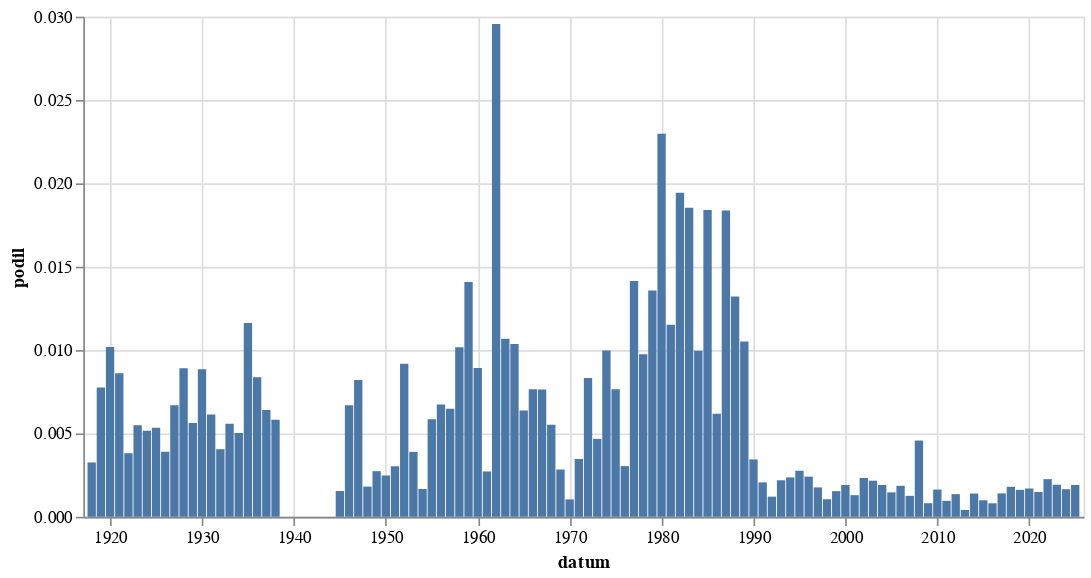

The cell this chart's notebook holds for it:
### Code cell
alt.Chart(
    hledej("Brno").to_pandas(),
    width = 600
).mark_bar(
).encode(
    alt.X('datum:T'),
    alt.Y('podil:Q')
)

### Figure 1 — Vega-Lite specification as saved in the notebook (floating-point values rounded to 4 significant figures)
{"config": {"view": {"continuousWidth": 300, "continuousHeight": 300}}, "data": {"name": "data-27615ba7d475d797d0bede7c10fa700f"}, "mark": {"type": "bar"}, "encoding": {"x": {"field": "datum", "type": "temporal"}, "y": {"field": "podil", "type": "quantitative"}}, "width": 600, "$schema": "https://vega.github.io/schema/vega-lite/v5.8.0.json", "datasets": {"data-27615ba7d475d797d0bede7c10fa700f": [{"datum": "1918-01-01T00:00:00", "text": 2, "text_right": 614, "podil": 0.003257, "co": "Brno"}, {"datum": "1919-01-01T00:00:00", "text": 27, "text_right": 3480, "podil": 0.007759, "co": "Brno"}, {"datum": "1920-01-01T00:00:00", "text": 49, "text_right": 4810, "podil": 0.01019, "co": "Brno"}, {"datum": "1921-01-01T00:00:00", "text": 57, "text_right": 6618, "podil": 0.008613, "co": "Brno"}, {"datum": "1922-01-01T00:00:00", "text": 24, "text_right": 6295, "podil": 0.003813, "co": "Brno"}, {"datum": "1923-01-01T00:00:00", "text": 25, "text_right": 4555, "podil": 0.005488, "co": "Brno"}, {"datum": "1924-01-01T00:00:00", "text": 26, "text_right": 5045, "podil": 0.005154, "co": "Brno"}, {"datum": "1925-01-01T00:00:00", "text": 21, "text_right": 3927, "podil": 0.005348, "co": "Brno"}, {"datum": "1926-01-01T00:00:00", "text": 23, "text_right": 5898, "podil": 0.0039, "co": "Brno"}, {"datum": "1927-01-01T00:00:00", "text": 36, "text_right": 5376, "podil": 0.006696, "co": "Brno"}, {"datum": "1928-01-01T00:00:00", "text": 45, "text_right": 5048, "podil": 0.008914, "co": "Brno"}, {"datum": "1929-01-01T00:00:00", "text": 18, "text_right": 3196, "podil": 0.005632, "co": "Brno"}, {"datum": "1930-01-01T00:00:00", "text": 56, "text_right": 6332, "podil": 0.008844, "co": "Brno"}, {"datum": "1931-01-01T00:00:00", "text": 30, "text_right": 4887, "podil": 0.006139, "co": "Brno"}, {"datum": "1932-01-01T00:00:00", "text": 12, "text_right": 2960, "podil": 0.004054, "co": "Brno"}, {"datum": "1933-01-01T00:00:00", "text": 18, "text_right": 3226, "podil": 0.00558, "co": "Brno"}, {"datum": "1934-01-01T00:00:00", "text": 13, "text_right": 2587, "podil": 0.005025, "co": "Brno"}, {"datum": "1935-01-01T00:00:00", "text": 28, "text_right": 2409, "podil": 0.01162, "co": "Brno"}, {"datum": "1936-01-01T00:00:00", "text": 24, "text_right": 2866, "podil": 0.008374, "co": "Brno"}, {"datum": "1937-01-01T00:00:00", "text": 17, "text_right": 2653, "podil": 0.006408, "co": "Brno"}, {"datum": "1938-01-01T00:00:00", "text": 8, "text_right": 1376, "podil": 0.005814, "co": "Brno"}, {"datum": "1945-01-01T00:00:00", "text": 1, "text_right": 648, "podil": 0.001543, "co": "Brno"}, {"datum": "1946-01-01T00:00:00", "text": 16, "text_right": 2390, "podil": 0.006695, "co": "Brno"}, {"datum": "1947-01-01T00:00:00", "text": 17, "text_right": 2073, "podil": 0.008201, "co": "Brno"}, {"datum": "1948-01-01T00:00:00", "text": 4, "text_right": 2209, "podil": 0.001811, "co": "Brno"}, {"datum": "1949-01-01T00:00:00", "text": 2, "text_right": 731, "podil": 0.002736, "co": "Brno"}, {"datum": "1950-01-01T00:00:00", "text": 1, "text_right": 404, "podil": 0.002475, "co": "Brno"}, {"datum": "1951-01-01T00:00:00", "text": 1, "text_right": 330, "podil": 0.00303, "co": "Brno"}, {"datum": "1952-01-01T00:00:00", "text": 3, "text_right": 327, "podil": 0.009174, "co": "Brno"}, {"datum": "1953-01-01T00:00:00", "text": 1, "text_right": 257, "podil": 0.003891, "co": "Brno"}, {"datum": "1954-01-01T00:00:00", "text": 1, "text_right": 600, "podil": 0.001667, "co": "Brno"}, {"datum": "1955-01-01T00:00:00", "text": 1, "text_right": 171, "podil": 0.005848, "co": "Brno"}, {"datum": "1956-01-01T00:00:00", "text": 2, "text_right": 297, "podil": 0.006734, "co": "Brno"}, {"datum": "1957-01-01T00:00:00", "text": 2, "text_right": 309, "podil": 0.006472, "co": "Brno"}, {"datum": "1958-01-01T00:00:00", "text": 3, "text_right": 295, "podil": 0.01017, "co": "Brno"}, {"datum": "1959-01-01T00:00:00", "text": 4, "text_right": 284, "podil": 0.01408, "co": "Brno"}, {"datum": "1960-01-01T00:00:00", "text": 3, "text_right": 336, "podil": 0.008929, "co": "Brno"}, {"datum": "1961-01-01T00:00:00", "text": 1, "text_right": 368, "podil": 0.002717, "co": "Brno"}, {"datum": "1962-01-01T00:00:00", "text": 6, "text_right": 203, "podil": 0.02956, "co": "Brno"}, {"datum": "1963-01-01T00:00:00", "text": 3, "text_right": 281, "podil": 0.01068, "co": "Brno"}, {"datum": "1964-01-01T00:00:00", "text": 7, "text_right": 675, "podil": 0.01037, "co": "Brno"}, {"datum": "1965-01-01T00:00:00", "text": 3, "text_right": 471, "podil": 0.006369, "co": "Brno"}, {"datum": "1966-01-01T00:00:00", "text": 4, "text_right": 523, "podil": 0.007648, "co": "Brno"}, {"datum": "1967-01-01T00:00:00", "text": 4, "text_right": 524, "podil": 0.007634, "co": "Brno"}, {"datum": "1968-01-01T00:00:00", "text": 11, "text_right": 1994, "podil": 0.005517, "co": "Brno"}, {"datum": "1969-01-01T00:00:00", "text": 4, "text_right": 1411, "podil": 0.002835, "co": "Brno"}, {"datum": "1970-01-01T00:00:00", "text": 1, "text_right": 960, "podil": 0.001042, "co": "Brno"}, {"datum": "1971-01-01T00:00:00", "text": 3, "text_right": 865, "podil": 0.003468, "co": "Brno"}, {"datum": "1972-01-01T00:00:00", "text": 5, "text_right": 601, "podil": 0.008319, "co": "Brno"}, {"datum": "1973-01-01T00:00:00", "text": 4, "text_right": 856, "podil": 0.004673, "co": "Brno"}, {"datum": "1974-01-01T00:00:00", "text": 8, "text_right": 802, "podil": 0.009975, "co": "Brno"}, {"datum": "1975-01-01T00:00:00", "text": 7, "text_right": 915, "podil": 0.00765, "co": "Brno"}, {"datum": "1976-01-01T00:00:00", "text": 2, "text_right": 658, "podil": 0.00304, "co": "Brno"}, {"datum": "1977-01-01T00:00:00", "text": 11, "text_right": 778, "podil": 0.01414, "co": "Brno"}, {"datum": "1978-01-01T00:00:00", "text": 8, "text_right": 820, "podil": 0.009756, "co": "Brno"}, {"datum": "1979-01-01T00:00:00", "text": 9, "text_right": 663, "podil": 0.01357, "co": "Brno"}, {"datum": "1980-01-01T00:00:00", "text": 17, "text_right": 740, "podil": 0.02297, "co": "Brno"}, {"datum": "1981-01-01T00:00:00", "text": 6, "text_right": 521, "podil": 0.01152, "co": "Brno"}, {"datum": "1982-01-01T00:00:00", "text": 15, "text_right": 772, "podil": 0.01943, "co": "Brno"}, {"datum": "1983-01-01T00:00:00", "text": 16, "text_right": 863, "podil": 0.01854, "co": "Brno"}, {"datum": "1984-01-01T00:00:00", "text": 7, "text_right": 703, "podil": 0.009957, "co": "Brno"}, {"datum": "1985-01-01T00:00:00", "text": 12, "text_right": 652, "podil": 0.0184, "co": "Brno"}, {"datum": "1986-01-01T00:00:00", "text": 3, "text_right": 486, "podil": 0.006173, "co": "Brno"}, {"datum": "1987-01-01T00:00:00", "text": 12, "text_right": 653, "podil": 0.01838, "co": "Brno"}, {"datum": "1988-01-01T00:00:00", "text": 12, "text_right": 908, "podil": 0.01322, "co": "Brno"}, {"datum": "1989-01-01T00:00:00", "text": 19, "text_right": 1808, "podil": 0.01051, "co": "Brno"}, {"datum": "1990-01-01T00:00:00", "text": 54, "text_right": 15700, "podil": 0.003439, "co": "Brno"}, {"datum": "1991-01-01T00:00:00", "text": 64, "text_right": 31037, "podil": 0.002062, "co": "Brno"}, {"datum": "1992-01-01T00:00:00", "text": 30, "text_right": 24859, "podil": 0.001207, "co": "Brno"}, {"datum": "1993-01-01T00:00:00", "text": 19, "text_right": 8681, "podil": 0.002189, "co": "Brno"}, {"datum": "1994-01-01T00:00:00", "text": 17, "text_right": 7203, "podil": 0.00236, "co": "Brno"}, {"datum": "1995-01-01T00:00:00", "text": 24, "text_right": 8693, "podil": 0.002761, "co": "Brno"}, {"datum": "1996-01-01T00:00:00", "text": 22, "text_right": 9139, "podil": 0.002407, "co": "Brno"}, {"datum": "1997-01-01T00:00:00", "text": 28, "text_right": 15895, "podil": 0.001762, "co": "Brno"}, {"datum": "1998-01-01T00:00:00", "text": 12, "text_right": 11412, "podil": 0.001052, "co": "Brno"}, {"datum": "1999-01-01T00:00:00", "text": 30, "text_right": 19539, "podil": 0.001535, "co": "Brno"}, {"datum": "2000-01-01T00:00:00", "text": 43, "text_right": 22571, "podil": 0.001905, "co": "Brno"}, {"datum": "2001-01-01T00:00:00", "text": 25, "text_right": 19293, "podil": 0.001296, "co": "Brno"}, {"datum": "2002-01-01T00:00:00", "text": 36, "text_right": 15462, "podil": 0.002328, "co": "Brno"}, {"datum": "2003-01-01T00:00:00", "text": 45, "text_right": 20798, "podil": 0.002164, "co": "Brno"}, {"datum": "2004-01-01T00:00:00", "text": 37, "text_right": 19396, "podil": 0.001908, "co": "Brno"}, {"datum": "2005-01-01T00:00:00", "text": 37, "text_right": 25267, "podil": 0.001464, "co": "Brno"}, {"datum": "2006-01-01T00:00:00", "text": 33, "text_right": 17775, "podil": 0.001857, "co": "Brno"}, {"datum": "2007-01-01T00:00:00", "text": 19, "text_right": 15144, "podil": 0.001255, "co": "Brno"}, {"datum": "2008-01-01T00:00:00", "text": 76, "text_right": 16619, "podil": 0.004573, "co": "Brno"}, {"datum": "2009-01-01T00:00:00", "text": 16, "text_right": 19673, "podil": 0.0008133, "co": "Brno"}, {"datum": "2010-01-01T00:00:00", "text": 21, "text_right": 12869, "podil": 0.001632, "co": "Brno"}, {"datum": "2011-01-01T00:00:00", "text": 17, "text_right": 17780, "podil": 0.0009561, "co": "Brno"}, {"datum": "2012-01-01T00:00:00", "text": 20, "text_right": 14730, "podil": 0.001358, "co": "Brno"}, {"datum": "2013-01-01T00:00:00", "text": 4, "text_right": 9852, "podil": 0.000406, "co": "Brno"}, {"datum": "2014-01-01T00:00:00", "text": 29, "text_right": 20781, "podil": 0.001396, "co": "Brno"}, {"datum": "2015-01-01T00:00:00", "text": 21, "text_right": 21227, "podil": 0.0009893, "co": "Brno"}, {"datum": "2016-01-01T00:00:00", "text": 18, "text_right": 22256, "podil": 0.0008088, "co": "Brno"}, {"datum": "2017-01-01T00:00:00", "text": 25, "text_right": 17809, "podil": 0.001404, "co": "Brno"}, {"datum": "2018-01-01T00:00:00", "text": 37, "text_right": 20580, "podil": 0.001798, "co": "Brno"}, {"datum": "2019-01-01T00:00:00", "text": 40, "text_right": 24751, "podil": 0.001616, "co": "Brno"}, {"datum": "2020-01-01T00:00:00", "text": 40, "text_right": 23571, "podil": 0.001697, "co": "Brno"}, {"datum": "2021-01-01T00:00:00", "text": 30, "text_right": 20176, "podil": 0.001487, "co": "Brno"}, {"datum": "2022-01-01T00:00:00", "text": 47, "text_right": 20822, "podil": 0.002257, "co": "Brno"}, {"datum": "2023-01-01T00:00:00", "text": 48, "text_right": 24964, "podil": 0.001923, "co": "Brno"}, {"datum": "2024-01-01T00:00:00", "text": 40, "text_right": 24176, "podil": 0.001655, "co": "Brno"}, {"datum": "2025-01-01T00:00:00", "text": 20, "text_right": 10488, "podil": 0.001907, "co": "Brno"}]}}
